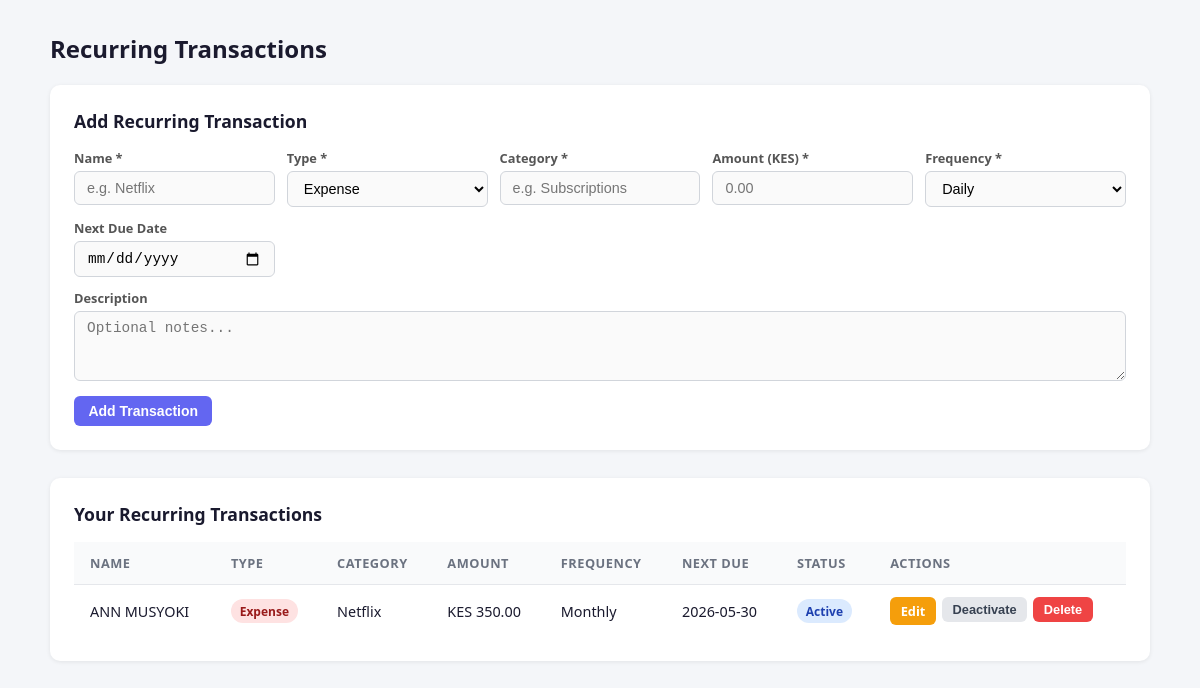
Screenshot of /recurring_transaction.php (signed in) with the database file from the repository.
### tables this page shows
CREATE TABLE `recurring_transactions` (
  `recurring_id` int(11) NOT NULL,
  `user_id` int(11) NOT NULL,
  `name` varchar(100) NOT NULL,
  `type` varchar(10) NOT NULL DEFAULT 'expense',
  `category` varchar(50) DEFAULT NULL,
  `amount` decimal(10,2) NOT NULL,
  `frequency` enum('daily','weekly','monthly','yearly') NOT NULL DEFAULT 'monthly',
  `next_due` date NOT NULL,
  `description` varchar(255) DEFAULT NULL,
  `is_active` tinyint(1) DEFAULT 1,
  `created_at` timestamp NOT NULL DEFAULT current_timestamp()
);

### recurring_transaction.php (the view, shortened to what this page needs)
<?php
require_once 'db.php';
$user_id = (int) $_SESSION['user_id'];
$page        = max(1, (int) ($_GET['page'] ?? 1));
$offset      = ($page - 1) * ITEMS_PER_PAGE;
$stmt = $conn->prepare("
    SELECT *
    FROM recurring_transactions
    WHERE user_id = ?
    ORDER BY next_due ASC
    LIMIT ? OFFSET ?
");
$limit = ITEMS_PER_PAGE;
$stmt->bind_param("iii", $user_id, $limit, $offset);
$stmt->execute();
$rows = $stmt->get_result()->fetch_all(MYSQLI_ASSOC);
?>
<!DOCTYPE html>
<html lang="en">
<head>
</head>
<body>
<div class="container">
    <h2>Recurring Transactions</h2>
    <div class="card">
        <h3>Add Recurring Transaction</h3>
        <form method="POST">
            <div class="form-grid">
                <div>
                    <label for="name">Name *</label>
                    <input id="name" type="text" name="name" placeholder="e.g. Netflix" required maxlength="255">
                </div>
                <div>
                    <label for="type">Type *</label>
                    <select id="type" name="type" required>
                        <option value="expense">Expense</option>
                    </select>
                </div>
                <div>
                    <label for="category">Category *</label>
                    <input id="category" type="text" name="category" placeholder="e.g. Subscriptions" required maxlength="255">
                </div>
                <div>
                    <label for="amount">Amount (KES) *</label>
                    <input id="amount" type="number" step="0.01" min="0.01" max="999999999.99"
                           name="amount" placeholder="0.00" required>
                </div>
                <div>
                    <label for="frequency">Frequency *</label>
                    <select id="frequency" name="frequency" required>
                        <option value="daily">Daily</option>
                    </select>
                </div>
                <div>
                    <label for="next_due">Next Due Date</label>
                    <input id="next_due" type="date" name="next_due">
                </div>
                <div class="full">
                    <label for="description">Description</label>
                    <textarea id="description" name="description" placeholder="Optional notes..." maxlength="1000"></textarea>
                </div>
            </div>
            <div class="mt-1">
                <button type="submit" class="btn btn-primary">Add Transaction</button>
            </div>
        </form>
    </div>
    <div class="card">
        <h3>Your Recurring Transactions</h3>
        <?php if (empty($rows)): ?>
            <div class="empty">
                <strong>No recurring transactions yet.</strong>
                <p>Add one above to get started.</p>
            </div>
        <?php else: ?>
            <div class="table-wrap">
                <table>
                    <thead>
                        <tr>
                            <th>Name</th>
                            <th>Type</th>
                            <th>Category</th>
                            <th>Amount</th>
                            <th>Frequency</th>
                            <th>Next Due</th>
                            <th>Status</th>
                            <th>Actions</th>
                        </tr>
                    </thead>
                    <tbody>
                    <?php foreach ($rows as $row): ?>
                        <tr>
                            <td><?= htmlspecialchars($row['name'], ENT_QUOTES, 'UTF-8') ?></td>
                            <td>
                                <span class="badge badge-<?= $row['type'] === 'income' ? 'income' : 'expense' ?>">
                                    <?= htmlspecialchars($row['type'], ENT_QUOTES, 'UTF-8') ?>
                                </span>
                            </td>
                            <td><?= htmlspecialchars($row['category'], ENT_QUOTES, 'UTF-8') ?></td>
                            <td>KES <?= number_format((float) $row['amount'], 2) ?></td>
                            <td><?= htmlspecialchars(ucfirst($row['frequency']), ENT_QUOTES, 'UTF-8') ?></td>
                            <td>
                                <?= $row['next_due']
                                    ? htmlspecialchars($row['next_due'], ENT_QUOTES, 'UTF-8')
                                    : '—' ?>
                            </td>
                            <td>
                                <span class="badge <?= $row['is_active'] ? 'badge-active' : 'badge-inactive' ?>">
                                    <?= $row['is_active'] ? 'Active' : 'Inactive' ?>
                                </span>
                            </td>
                            <td>
                                <div class="actions">
                                    <a href="?edit=<?= (int) $row['recurring_id'] ?>"
                                       class="btn btn-warning btn-sm">Edit</a>
                                    <form method="POST">
                                        <button type="submit" class="btn btn-ghost btn-sm">
                                            <?= $row['is_active'] ? 'Deactivate' : 'Activate' ?>
                                        </button>
                                    </form>
                                    <form method="POST"
                                          onsubmit="return confirm('Permanently delete this recurring transaction?')">
                                        <button type="submit" class="btn btn-danger btn-sm">Delete</button>
                                    </form>
                                </div>
                            </td>
                        </tr>
                    <?php endforeach; ?>
                    </tbody>
                </table>
            </div>
        <?php endif; ?>
    </div>
</div>
</body>
</html>

### recurring_transaction.php (style rules this page uses)
*, *::before, *::after { box-sizing: border-box; margin: 0; padding: 0; }
body { font-family: system-ui, sans-serif; background: #f4f6f9; color: #1a1a2e; padding: 2rem 1rem; }
h2 { font-size: 1.5rem; margin-bottom: 1.25rem; }
.container { max-width: 1100px; margin: 0 auto; }
.card { background: #fff; border-radius: 10px; box-shadow: 0 1px 4px rgba(0,0,0,.08); padding: 1.5rem; margin-bottom: 1.75rem; }
.card h3 { font-size: 1.1rem; margin-bottom: 1rem; }
.form-grid { display: grid; grid-template-columns: repeat(auto-fill, minmax(200px, 1fr)); gap: .75rem; }
.form-grid .full { grid-column: 1 / -1; }
label { display: block; font-size: .8rem; font-weight: 600; margin-bottom: .25rem; color: #555; }
input[type="text"], input[type="number"], input[type="date"], select, textarea { width: 100%; padding: .5rem .75rem; border: 1px solid #d1d5db; border-radius: 6px; font-size: .9rem; background: #fafafa; transition: border-color .15s; }
textarea { resize: vertical; min-height: 70px; }
.btn { display: inline-block; padding: .45rem .9rem; border: none; border-radius: 6px; font-size: .875rem; font-weight: 600; cursor: pointer; transition: opacity .15s; text-decoration: none; }
.btn-primary { background: #6366f1; color: #fff; }
.btn-warning { background: #f59e0b; color: #fff; }
.btn-danger { background: #ef4444; color: #fff; }
.btn-ghost { background: #e5e7eb; color: #374151; }
.btn-sm { padding: .3rem .65rem; font-size: .8rem; }
.mt-1 { margin-top: .6rem; }
.table-wrap { overflow-x: auto; }
table { width: 100%; border-collapse: collapse; font-size: .9rem; }
th, td { padding: .75rem 1rem; text-align: left; border-bottom: 1px solid #e5e7eb; }
th { background: #f9fafb; font-size: .8rem; font-weight: 700; color: #6b7280; text-transform: uppercase; letter-spacing: .04em; }
tr:last-child td { border-bottom: none; }
.badge { display: inline-block; padding: .2rem .55rem; border-radius: 99px; font-size: .75rem; font-weight: 700; text-transform: capitalize; }
.badge-expense { background: #fee2e2; color: #991b1b; }
.badge-active { background: #dbeafe; color: #1e40af; }
.actions { display: flex; gap: .4rem; flex-wrap: wrap; }

### rows the page displays
recurring_transactions: name "ANN MUSYOKI", type "Expense", category "Netflix", amount "350.00", frequency "Monthly", next_due "2026-05-30", is_active "Active"
